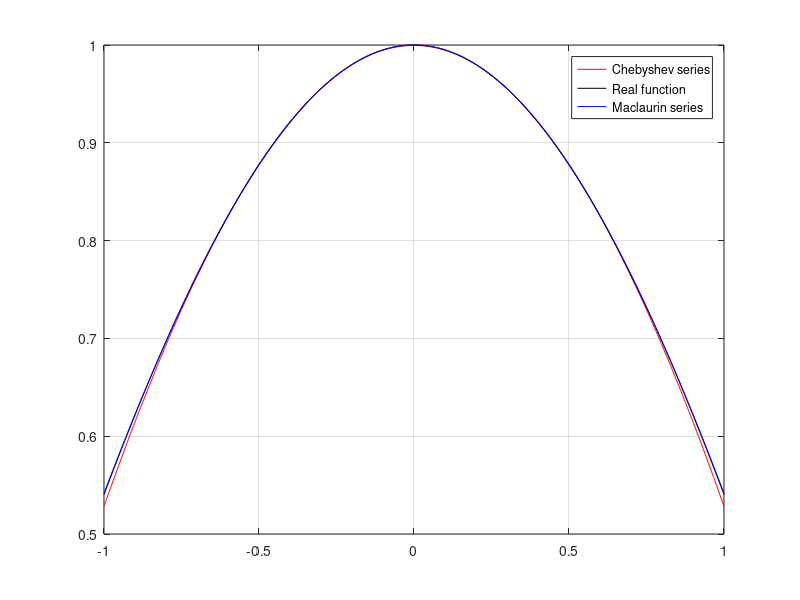
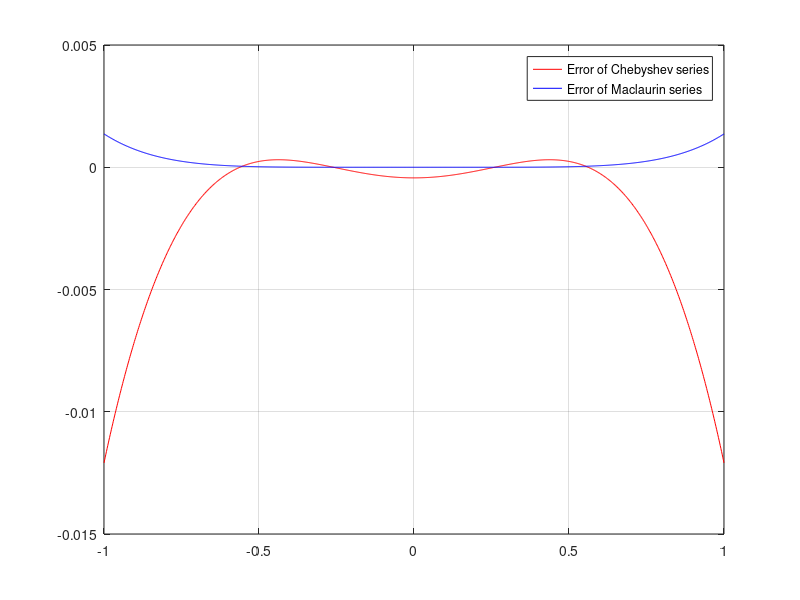

MATLAB code for these plots, in order:
% Define first N term and f function
N = 5;
f = @(x) cos(x);

% Chebyshev series
% Compute the first N Chebyshev polynomials
T = cell(1, N);
T{1} = @(x) 1; % T_0(x)
T{2} = @(x) x; % T_1(x)
T{3} = @(x) 2*x.^2 -1;
T{4} = @(x) 4*x.^3 - 3*x;
T{5} = @(x) 8*x.^4 -8*x.^2 + 1;
% for n = 3:N 
%     T{n} = @(x) 2 * x .* T{n-1}(x) - T{n-2}(x);
% end

% Compute the coefficient a
integrand = cell(1, N);
for n = 1:N 
    integrand{n} = @(t) f(t) .* T{n}(t) ./ sqrt(1 - t.^2);
end

a = cell(1, N);
for n = 1:N
    if n == 1
        a{n} = 1/pi * integral(@(t) integrand{n}(t), -1, 1);
    else
        a{n} = 2/pi * integral(@(t) integrand{n}(t), -1, 1);
    end
end

% Convert it back to power series of x
% const = a{1} - a{3} + a{5};
% x1 = a{2} - 3*a{4};
% x2 = 2*a{3} - 8*a{5};
% x3 = 4*a{4};
% x4 = 8*a{5};

% const = 23039/23040;
% x1 = 0;
% x2 = -639/1280;
% x3 = 0;
% x4 = 19/480;

const = 2303/2304;
x1 = 0;
x2 = -1134/2304;
x3 = 0;
x4 = 48/2304;

disp([num2str(const),' + ', num2str(x1),'x + ', num2str(x2),'x^2 + ', ...
    num2str(x3),'x^3 + ',num2str(x4),'x^4'])
% Plot both Chebyshev and Maclaurin series
X = linspace(-1, 1, 1000);
Y_C = const + x1*X + x2*X.^2 + x3*X.^3 + x4*X.^4;

% Maclaurin series
Y_M = zeros(size(X));
for i = 1:length(X)
    sigma = 0;
    for n = 0:N/2
        sigma = sigma + (-1)^n * X(i).^(2*n) / factorial(2*n);
    end
    Y_M(i) = sigma;
end

plot(X,Y_C,'r', 'DisplayName', 'Chebyshev series'); hold on;
plot(X, f(X),'k', 'DisplayName', 'Real function');
plot(X,Y_M,'b', 'DisplayName', 'Maclaurin series');
grid on; 
legend('Location', 'best');
hold off;

% Plot error of both series
figure
error_C = Y_C - f(X);
error_M = Y_M - f(X);
plot(X, error_C, 'r', 'DisplayName', 'Error of Chebyshev series'); hold on;
plot(X, error_M, 'b', 'DisplayName', 'Error of Maclaurin series');
grid on; 
legend('Location', 'best');
hold off